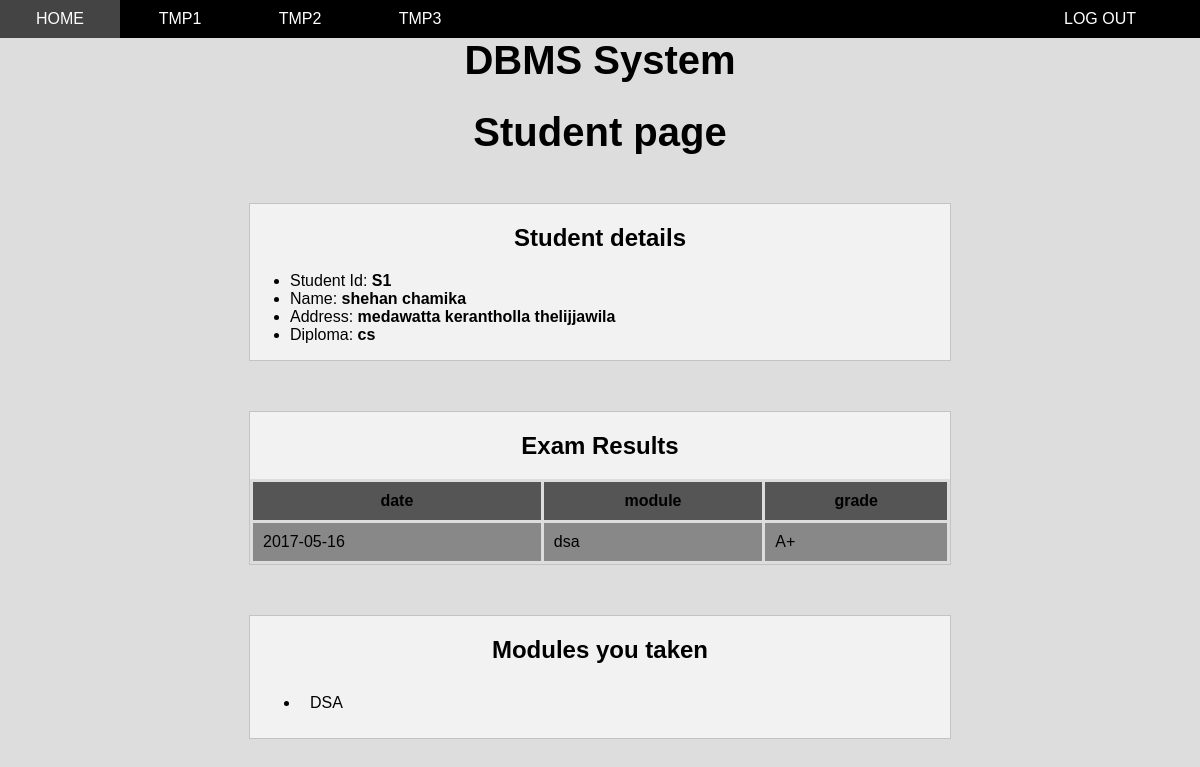
The app's page /student.php?s_id=S1 (signed in), older data.
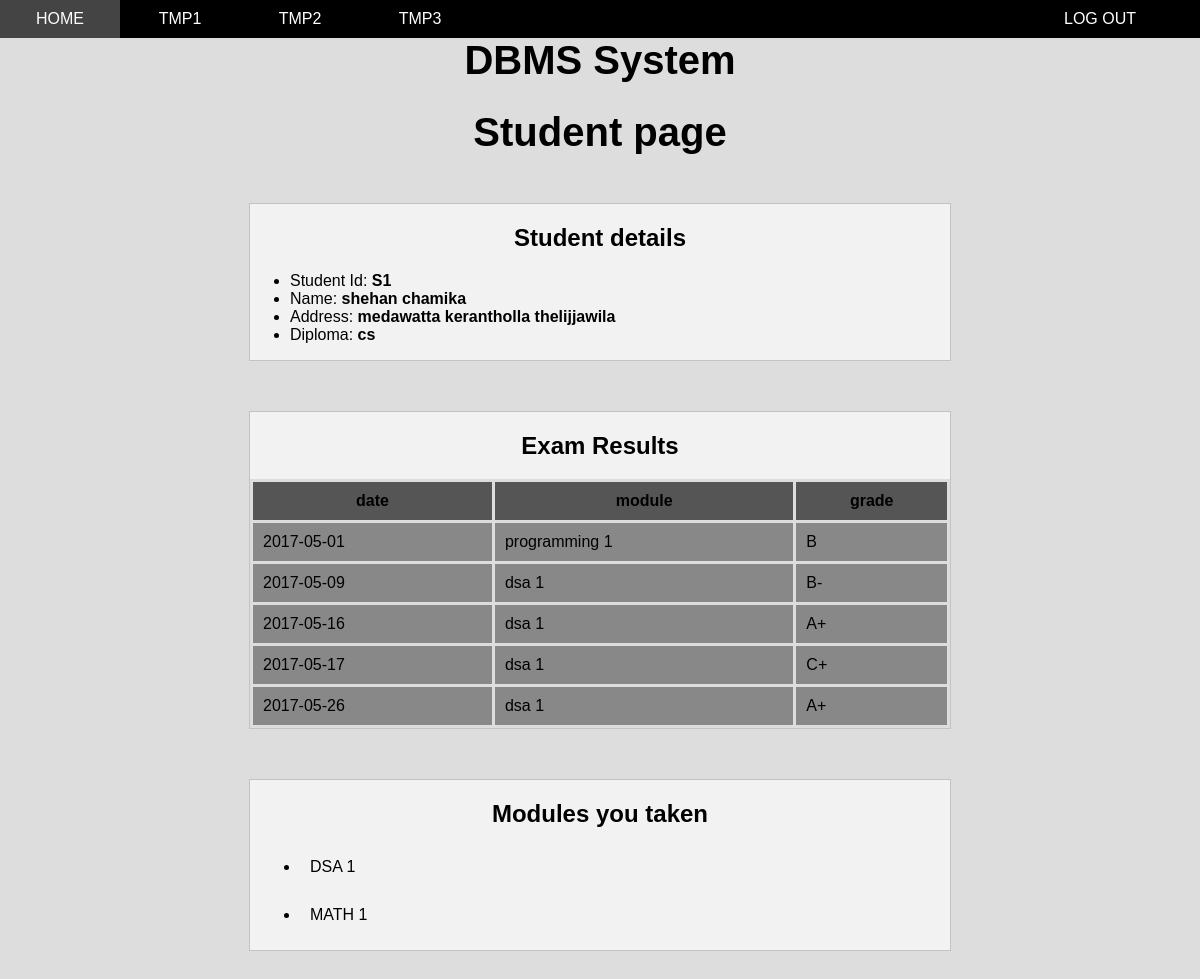
The same page, newer data.
### tables this page shows
CREATE TABLE `students` (
  `s_id` varchar(50) NOT NULL,
  `fname` varchar(225) NOT NULL,
  `lname` varchar(225) NOT NULL,
  `address1` varchar(225) NOT NULL,
  `address2` varchar(225) NOT NULL,
  `d_id` varchar(50) NOT NULL
);

CREATE TABLE `diploma` (
  `d_id` varchar(50) NOT NULL,
  `name` varchar(225) NOT NULL,
  `dep_id` varchar(50) NOT NULL
);

CREATE TABLE `student_exam` (
  `date` date NOT NULL,
  `mcode` varchar(50) NOT NULL,
  `s_id` varchar(50) NOT NULL,
  `grade` varchar(50) NOT NULL
);

CREATE TABLE `module` (
  `mcode` varchar(50) NOT NULL,
  `title` varchar(50) NOT NULL,
  `cr_level` int(11) NOT NULL,
  `coordinator_id` varchar(50) NOT NULL,
  `d_id` varchar(50) NOT NULL,
  `dep_id` varchar(50) NOT NULL,
  `semester` int(11) NOT NULL
);

### student.php (the view, shortened to what this page needs)
<?php
if (!isset($_SESSION["id"]) || !isset($_SESSION["level"])) {
    header("Location: index.php");
    $link = "hide";
}else{
    $link = "";
}
if(isset($_GET["s_id"])){
    include_once("config.php");
    $s_id = $_GET["s_id"];
    $sql1 = "SELECT date, student_exam.mcode, grade, title FROM student_exam INNER JOIN module ON student_exam.mcode=module.mcode WHERE student_exam.s_id='$s_id';";
    $sql2 = "SELECT mcode, title FROM module WHERE d_id=(SELECT d_id FROM students WHERE s_id='$s_id');";
    $sql3 = "SELECT s_id, fname, lname, address1, address2, diploma.name FROM students INNER JOIN diploma ON students.d_id=diploma.d_id WHERE s_id='$s_id';";
    $result1 = mysqli_query($con, $sql1) or die(mysqli_error($con));
    $result2 = mysqli_query($con, $sql2) or die(mysqli_error($con));
    $result3 = mysqli_query($con, $sql3) or die(mysqli_error($con));
    if(mysqli_num_rows($result1)>0){
        $str = '';
        while($row=mysqli_fetch_assoc($result1)){
            $str .= "<tr style='margin: 10px;'><td>$row[date]</td><td>$row[title]</td><td>$row[grade]</td></tr>";
        }
    }else{
        $str = "<tr><td style='border: none;'>No data</td></tr>";
    }
    $str2 = '';
    if(mysqli_num_rows($result2)>0){
        while($row=mysqli_fetch_assoc($result2)){
            $str2 .="<li style='margin: 10px; '><a href='module.php?mcode=$row[mcode]'>$row[title]</a></li>";
        }
    }else{
        $str2 = "No data";
    }
    if(mysqli_num_rows($result3)>0){
        $str3 = '';
        while($row=mysqli_fetch_assoc($result3)){
            $str3 .= "<li>Student Id: <b>$row[s_id]</b></li>";
            $str3 .= "<li>Name: <b>$row[fname] "." "."$row[lname]</b></li>";
            $str3 .= "<li>Address: <b>$row[address1]"." "."$row[address2]</b></li>";
            $str3 .= "<li>Diploma: <b>$row[name]</b></li>";
        }
    }
}
 ?>
 <!DOCTYPE html>
<html>
<head>
    <link rel="stylesheet" href="css/form.css?modified=205209">
    <link rel="stylesheet" href="css/test.css?modified=20094">
    <link rel="stylesheet" href="css/tab.css?modified=200209">
    <link rel="stylesheet" href="css/navbar.css?modified=20209">
</head>
<body>
    <ul class="navbar">
        <li class="navli activenav" onclick="active(this);"><a href="#">home</a></li>
        <li class="navli" onclick="active(this);"><a href="#">tmp1</a></li>
        <li class="navli" onclick="active(this);"><a href="#">tmp2</a></li>
        <li class="navli" onclick="active(this);"><a href="#">tmp3</a></li>
        <li class="space" onclick="active(this);"><a href="#">space</a></li>
        <li class="navli" id="logout"><a href="logout.php" class="<?php echo $link ?>">Log out</a></li>
    </ul>
    <h1>DBMS System</h1>
        <h1>Student page</h1>
        <div class="container-main2">
            <h2>Student details</h2>
            <ul>
                <?php if(isset($str3)){echo $str3; } ?>
            </ul>
        </div>
        <div class="container-main2">
            <h2>Exam Results</h2>
            <table>
                <tr>
                    <th>date</th><th>module</th><th>grade</th>
                </tr>
                    <?php if(isset($str)){echo $str; } ?>
            </table>
        </div>
        <div class="container-main2">
            <h2>Modules you taken</h2>
            <ul>
                <?php echo $str2 ?>
            </ul>
        </div>
    </body>
</html>

Row changes from the older to the newer data that the page shows:
added student_exam: date "2017-05-01", module.title "programming 1", grade "B"
added student_exam: date "2017-05-09", module.title "dsa 1", grade "B-"
changed through a linked row, student_exam (number 3 of 5 on the later page): module.title "dsa" → "dsa 1"
added student_exam: date "2017-05-17", module.title "dsa 1", grade "C+"
added student_exam: date "2017-05-26", module.title "dsa 1", grade "A+"
changed module: title "DSA" → "DSA 1"
added module: title "MATH 1"
